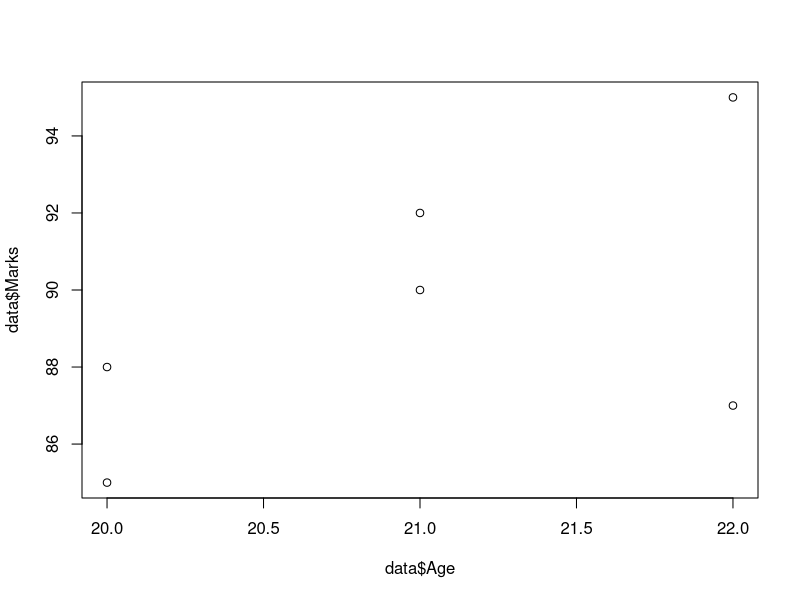
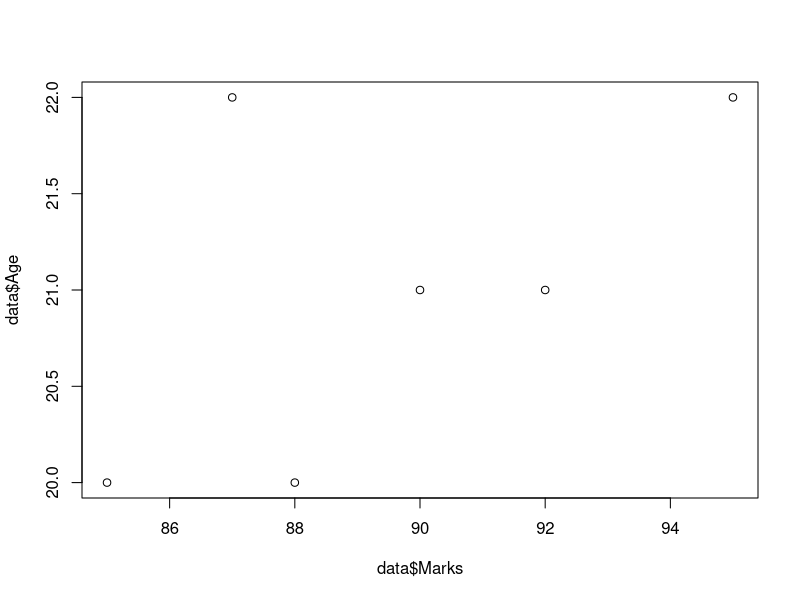

These charts were generated, in order, by the following R code:
## ---- chunk 1
numbers <- c(10, 20, 30, 40, 50)
print(numbers)

print(numbers[1])
print(numbers[2:4])

numbers[3] <- 100
print(numbers)

numbers <- c(numbers, 60)
print(numbers)

print(length(numbers))
print(sum(numbers))
print(mean(numbers))
print(max(numbers))
print(min(numbers))

a <- c(10, 20, 30)
b <- c(1, 2, 3)

print(a + b)
print(a - b)
print(a * b)
print(a / b)

print(numbers > 30)
print(numbers[numbers > 30])
## ---- chunk 2
mat <- matrix(c(1,2,3,4,5,6,7,8,9), nrow=3, ncol=3)

print(mat)



print(mat[2,])

print(mat[,3])

print(mat + 10)

print(mat * 2)

## ---- chunk 3
student <- list(
  Name = "Sarath",
  Age = 21,
  Marks = 95
)

print(student)

print(student$Name)

student$Age <- 22
print(student)
## ---- chunk 4
student <- data.frame(
  Name = c("Arun", "Bala", "Kiran"),
  Age = c(20, 21, 22),
  Marks = c(85, 90, 95)
)

print(student)

print(student$Name)

print(student$Marks)
print("student summary")
summary(student)
## ---- chunk 5
arr <- array(1:8, dim = c(2,2,2))

print(arr)

print(arr[1,,])

print(arr[,,2])
## ---- chunk 6
data <- read.csv("student.csv")

print(data)

head(data)

tail(data)

str(data)

summary(data)
## ---- chunk 7

gender <- factor(c("Male", "Female", "Male", "Female", "Male"))

print(gender)

print(levels(gender))

print(table(gender))
## ---- chunk 8
data <- read.csv("student.csv")

print(data)

head(data)

tail(data)

str(data)

summary(data)

dim(data)

names(data)
## ---- chunk 9
gender <- c("Male", "Female", "Male", "Female", "Male")

print(gender)

table(gender)
## ---- chunk 10
data <- read.csv("student.csv")

print(data$Marks)

mean(data$Marks)

median(data$Marks)

max(data$Marks)

min(data$Marks)

sum(data$Marks)
## ---- chunk 11
data <- read.csv("student.csv")

cor(data$Age, data$Marks)

plot(data$Age, data$Marks)

plot(data$Marks, data$Age)
